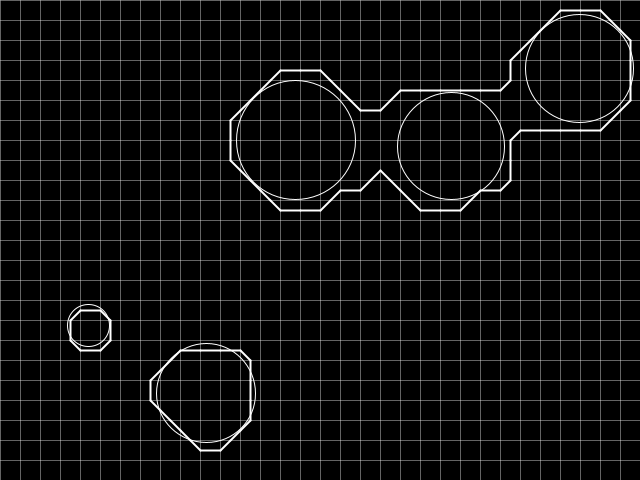
Frame 1 (no input)
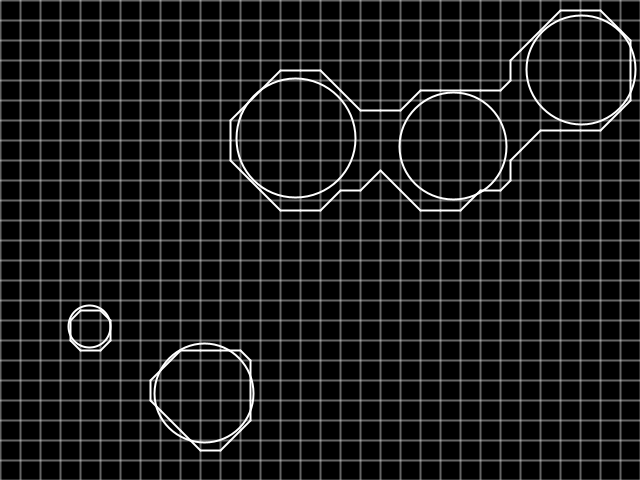
Frame 2 (the mouse pressed at the canvas centre, redrawn once)

The Processing sketch that drew these frames (run headless with seeded random() and noise(); the mouse was pressed at the canvas centre and the sketch redrawn once):

// Processing sketch: MarchingSquares_MetaBalls_Interpolation
// ── MarchingSquares_MetaBalls_Interpolation.pde
Bubble[] bubbles = new Bubble[5];
float[][] field;
int rez = 20;
int cols, rows;

void setup() {
  size(640, 480);
  randomSeed(2);
  cols = 1 + width / rez;
  rows = 1 + height / rez;
  field = new float[cols][rows];
  for (int i = 0; i < bubbles.length; i++) {
    bubbles[i] = new Bubble();
  }
}

void line(PVector v1, PVector v2) {
  line(v1.x, v1.y, v2.x, v2.y);
}

void draw() {
  background(0); 


  for (int i = 0; i < cols; i++) {
    float x = i * rez;
    stroke(255, 100);
    line(x, 0, x, height);
  }

  for (int i = 0; i < rows; i++) {
    float y = i * rez;
    stroke(255, 100);
    line(0, y, width, y);
  }


  for (int i = 0; i < cols; i++) {
    for (int j = 0; j < rows; j++) {
      float sum = 0;
      float x = i * rez;
      float y = j * rez;

      for (Bubble b : bubbles) {
        sum += b.r*b.r / ((x-b.x)*(x-b.x) + (y-b.y)*(y-b.y));
      }
      field[i][j] = sum;
    }
  }


  for (Bubble b : bubbles) {
    b.update();
    b.show();
  }


  for (int i = 0; i < cols-1; i++) {
    for (int j = 0; j < rows-1; j++) {
      float x = i * rez;
      float y = j * rez;
      PVector a = new PVector(x + rez * 0.5, y            );
      PVector b = new PVector(x + rez, y + rez * 0.5);
      PVector c = new PVector(x + rez * 0.5, y + rez      );
      PVector d = new PVector(x, y + rez * 0.5);

      //PVector a = new  PVector(x, y);
      //PVector b = new  PVector(x+rez, y);
      //PVector c = new  PVector(x, y+rez);
      //PVector d = new  PVector(x+rez, y+rez);

      float threshold = 1;
      int c1 = field[i][j]  < threshold ? 0 : 1;
      int c2 = field[i+1][j]  < threshold ? 0 : 1;
      int c3 = field[i+1][j+1]  < threshold ? 0 : 1;
      int c4 = field[i][j+1]  < threshold ? 0 : 1;
      int state = getState(c1, c2, c3, c4);
      stroke(255);
      strokeWeight(2);
      float a_val = field[i][j];
      float b_val = field[i+1][j];
      float c_val = field[i][j+1];
      float d_val = field[i+1][j+1];      
      //float amt1 = (1 - a_val) / (c_val - a_val); 
      //float qx = a.x;
      //float qy = lerp(a.y, c.y, amt1);

      //float amt2 = (1 - d_val) / (c_val - d_val);
      //float px = lerp(c.x, d.x, amt2);
      //float py = c.y;
      //line(px, py, qx, qy);


      switch (state) {
      case 1:  
        line(c, d);
        break;
      case 2:  
        line(b, c);
        break;
      case 3:  
        line(b, d);
        break;
      case 4:  
        line(a, b);
        break;
      case 5:  
        line(a, d);
        line(b, c);
        break;
      case 6:  
        line(a, c);
        break;
      case 7:  
        line(a, d);
        break;
      case 8:  
        line(a, d);
        break;
      case 9:  
        line(a, c);
        break;
      case 10: 
        line(a, b);
        line(c, d);
        break;
      case 11: 
        line(a, b);
        break;
      case 12: 
        line(b, d);
        break;
      case 13: 
        line(b, c);
        break;
      case 14: 
        line(c, d);
        break;
      }
    }
  }
  noLoop();
}

int getState(int a, int b, int c, int d) {
  return a * 8 + b * 4  + c * 2 + d * 1;
}

// ── Bubble.pde
class Bubble {
  float x, y;
  float vx, vy;
  float r;

  Bubble() {
    r = random(20, 60);
    x = random(r, width-r);
    y = random(r, height-r);
    vx = random(-2,2);
    vy = random(-2,2);
  }

  void show() {
    noFill();
    stroke(255);
    circle(x, y, r*2);
  }

  void update() {
    x += vx;
    y += vy;
    if (x > width-r  || x < r) {
      vx *= -1;
    }
    if (y > height-r  || y < r) {
      vy *= -1;
    }
  }
}
